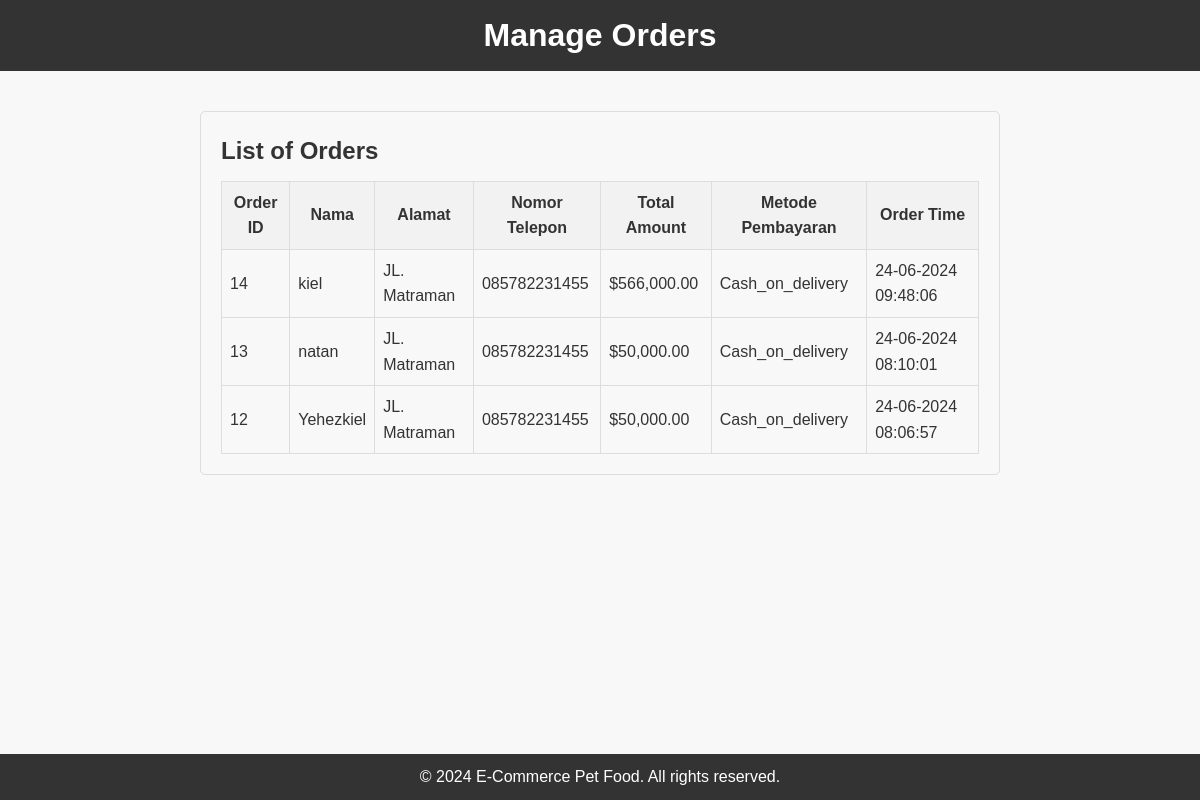
The page /admin/manage_orders.php on the database its author committed.
### tables this page shows
CREATE TABLE `shipping_info` (
  `id` int(11) NOT NULL,
  `nama` varchar(100) NOT NULL,
  `alamat` varchar(255) NOT NULL,
  `nomor_telepon` varchar(20) NOT NULL,
  `kode_pos` varchar(10) NOT NULL,
  `metode_pembayaran` enum('cash_on_delivery','credit_card') NOT NULL,
  `created_at` timestamp NOT NULL DEFAULT current_timestamp(),
  `total_amount` decimal(10,2) NOT NULL
);

### admin/manage_orders.php (the view, shortened to what this page needs)
<?php
include('../db.php');
$sql = "SELECT * FROM shipping_info ORDER BY created_at DESC";
$stmt = $pdo->query($sql);
$orders = $stmt->fetchAll(PDO::FETCH_ASSOC);
?>
<!DOCTYPE html>
<html lang="en">
<head>
    <link rel="stylesheet" href="../css/styles.css">
</head>
<body>
    <header>
        <h1>Manage Orders</h1>
    </header>
    <main>
        <div class="order-container">
            <h2>List of Orders</h2>
            <table>
                <thead>
                    <tr>
                        <th>Order ID</th>
                        <th>Nama</th>
                        <th>Alamat</th>
                        <th>Nomor Telepon</th>
                        <th>Total Amount</th>
                        <th>Metode Pembayaran</th>
                        <th>Order Time</th>
                    </tr>
                </thead>
                <tbody>
                    <?php foreach ($orders as $order): ?>
                        <tr>
                            <td><?php echo $order['id']; ?></td>
                            <td><?php echo $order['nama']; ?></td>
                            <td><?php echo $order['alamat']; ?></td>
                            <td><?php echo $order['nomor_telepon']; ?></td>
                            <td>$<?php echo number_format($order['total_amount'], 2); ?></td>
                            <td><?php echo ucfirst($order['metode_pembayaran']); ?></td>
                            <td><?php echo date('d-m-Y H:i:s', strtotime($order['created_at'])); ?></td>
                        </tr>
                    <?php endforeach; ?>
                </tbody>
            </table>
        </div>
    </main>
    <footer>
        <p>&copy; 2024 E-Commerce Pet Food. All rights reserved.</p>
    </footer>
</body>
</html>

### css/styles.css (style rules this page uses)
* { margin: 0; padding: 0; box-sizing: border-box; }
body { font-family: Arial, sans-serif; background-color: #f8f8f8; color: #333; line-height: 1.6; margin: 0; padding: 0; }
header { background-color: #333; color: white; padding: 10px 0; text-align: center; }
header h1 { margin: 0; }
main { padding: 20px; }
footer { background-color: #333; color: white; text-align: center; padding: 10px 0; position: fixed; width: 100%; bottom: 0; }

### admin/manage_orders.php (style rules this page uses)
.order-container { max-width: 800px; margin: 20px auto; padding: 20px; border: 1px solid #ddd; border-radius: 5px; }
table { width: 100%; border-collapse: collapse; margin-top: 10px; }
table, th, td { border: 1px solid #ddd; padding: 8px; }
th { background-color: #f2f2f2; }

### rows shown on the page
shipping_info: id "14", nama "kiel", alamat "JL. Matraman", nomor_telepon "085782231455", total_amount "566,000.00", metode_pembayaran "Cash_on_delivery", created_at "24-06-2024 09:48:06"
shipping_info: id "13", nama "natan", alamat "JL. Matraman", nomor_telepon "085782231455", total_amount "50,000.00", metode_pembayaran "Cash_on_delivery", created_at "24-06-2024 08:10:01"
shipping_info: id "12", nama "Yehezkiel", alamat "JL. Matraman", nomor_telepon "085782231455", total_amount "50,000.00", metode_pembayaran "Cash_on_delivery", created_at "24-06-2024 08:06:57"
